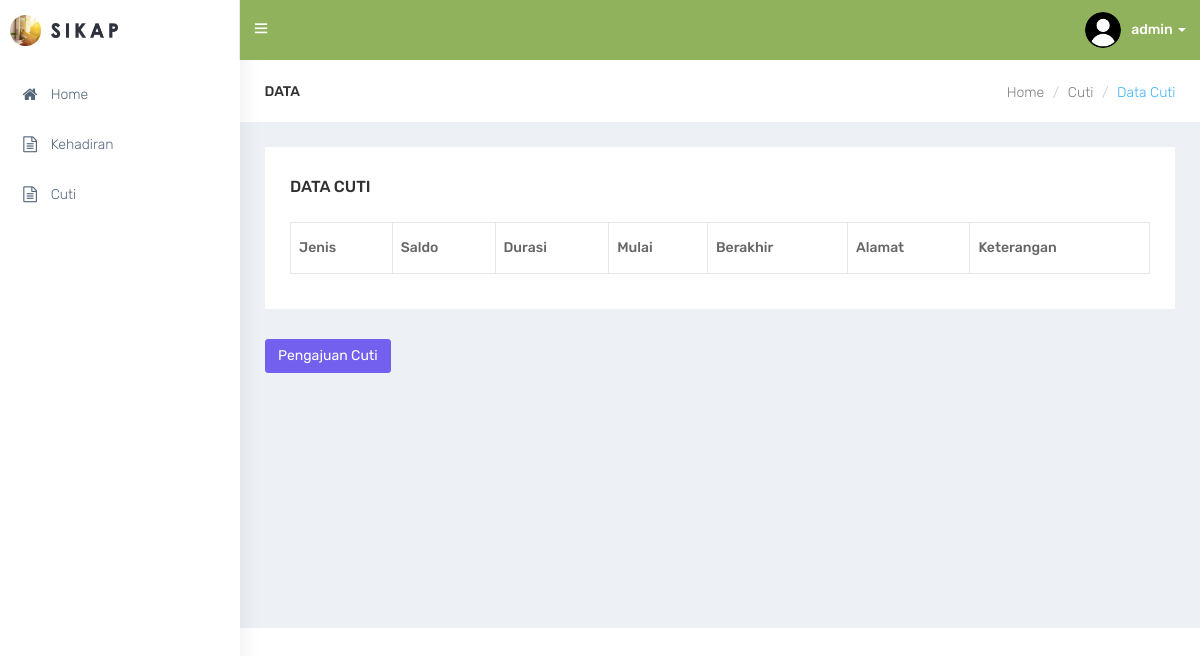
/cuti (signed in), run on an earlier commit of the app's database.
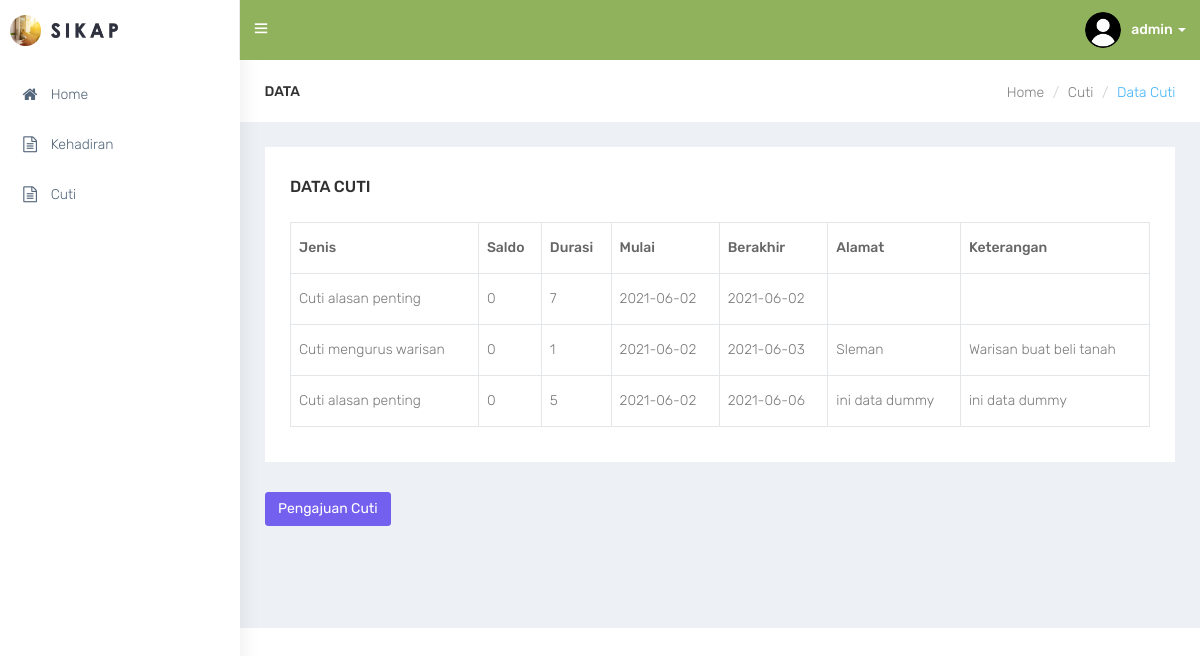
And on a later commit of the database.
### tables this page shows
CREATE TABLE `user` (
  `us_id` int(11) NOT NULL,
  `ac_id` int(11) NOT NULL,
  `us_username` varchar(30) NOT NULL,
  `us_password` varchar(100) NOT NULL,
  `us_photo` varchar(100) NOT NULL,
  `us_email` varchar(30) NOT NULL
);

CREATE TABLE `cuti` (
  `id` int(11) NOT NULL,
  `us_id` int(11) NOT NULL,
  `jenis_cuti` int(11) NOT NULL,
  `saldo` varchar(3) NOT NULL,
  `durasi` varchar(3) NOT NULL,
  `cuti_start` varchar(10) DEFAULT NULL,
  `cuti_end` varchar(10) DEFAULT NULL,
  `alamat` text NOT NULL,
  `keterangan` text NOT NULL
);

CREATE TABLE `jenis_cuti` (
  `id` int(11) NOT NULL,
  `value` varchar(100) NOT NULL
);

### cuti.php (the view)
<div id="page-wrapper">
    <div class="container-fluid">
        <div class="row bg-title">
            <div class="col-lg-3 col-md-4 col-sm-4 col-xs-12">
                <h4 class="page-title">Data</h4>
            </div>
            <div class="col-lg-9 col-sm-8 col-md-8 col-xs-12">
                <ol class="breadcrumb">
                    <li><a href="index">Home</a></li>
                    <li><a href="cuti">Cuti</a></li>
                    <li class="active">Data Cuti</li>
                </ol>
            </div>
        </div>
        <div class="row">
            <div class="col-sm-12">
                <div class="white-box">
                    <h3 class="box-title m-b-0">Data Cuti</h3><br>
                    <div class="row">
                        <div class="col-sm-12 col-xs-12">
                            <div class="table-responsive">
                                <table class="table table-bordered" id="table_id">
                                    <thead>
                                        <tr>
                                            <th>Jenis</th>
                                            <th>Saldo</th>
                                            <th>Durasi</th>
                                            <th>Mulai</th>
                                            <th>Berakhir</th>
                                            <th>Alamat</th>
                                            <th>Keterangan</th>
                                        </tr>
                                    </thead>
                                    <tbody>
                                        <?php
                                        $sql = "SELECT * FROM cuti ORDER BY id DESC";
                                        $result = $conn->query($sql);
                                        while ($row = $result->fetch()) {
                                            $sql = "SELECT jenis_cuti.value FROM cuti JOIN jenis_cuti ON jenis_cuti.id = cuti.jenis_cuti WHERE jenis_cuti.id=" . $row['jenis_cuti'];
                                            echo "<tr> <td>" . $conn->query($sql)->fetch()['value'] . "</td>" .
                                                "<td>" . $row['saldo'] . "</td>" .
                                                "<td>" . $row['durasi'] . "</td>" .
                                                "<td>" . $row['cuti_start'] . "</td>" .
                                                "<td>" . $row['cuti_end'] . "</td>" .
                                                "<td>" . $row['alamat'] . "</td>" .
                                                "<td>" . $row['keterangan'] . "</td> </tr>";
                                        }
                                        ?>
                                    </tbody>
                                </table>
                    </div>
                        </div>
                    </div>
                </div>
            </div>
        </div>
            <a href="cuti-add"><button type="button" class="btn btn-primary">Pengajuan Cuti</button></a>
    </div>
</div>

### index.php (shortened to what this page needs)
<?php
    $page = $_GET['page'];
    switch ($page) {
        default:
            require_once "index-base.php";
            break;
    }
?>

### index-base.php
<!DOCTYPE html>
<html lang="en">
<head>
    <?php require_once "lib/lib-plugins.php"; ?>
</head>
<body class="fix-header">
    <div id="wrapper">
        <?php require_once "lib/lib-topbar.php"; ?>
        <?php require_once "lib/lib-nav.php"; ?>
        <?php require_once "lib/lib-url.php"; ?>
    </div>
</body>
</html>

### lib/lib-plugins.php (shortened to what this page needs)
<link href="css/bootstrap.min.css" rel="stylesheet">
<link href="plugins/bower_components/sidebar-nav/dist/sidebar-nav.min.css" rel="stylesheet">
<link href="plugins/bower_components/toast-master/css/jquery.toast.css" rel="stylesheet">
<link href="plugins/bower_components/morrisjs/morris.css" rel="stylesheet">
<link href="plugins/bower_components/chartist-js/dist/chartist.min.css" rel="stylesheet">
<link href="plugins/bower_components/chartist-plugin-tooltip-master/dist/chartist-plugin-tooltip.css" rel="stylesheet">
<link href="css/animate.css" rel="stylesheet">
<link href="css/style.css" rel="stylesheet">
<link href="css/default.css" id="theme" rel="stylesheet">
<link rel="stylesheet" type="text/css" href="plugins/bower_components/datatables/css/dataTables.bootstrap.css">

### lib/lib-topbar.php (shortened to what this page needs)
   <nav class="navbar navbar-default navbar-static-top m-b-0">
       <div class="navbar-header" style="background: #91b25c;">
           <div class="top-left-part">
               <a class="logo" href="index">
                   <b>
                   <img src="images/admin-lg.png" alt="home" class="light-logo" style="max-height: 31px;" /></b>
                   <span class="hidden-xs">
                   <img src="images/admin-tx.png" alt="home" class="light-logo" style="max-height: 15px;" /></span>
               </a>
           </div>
           <ul class="nav navbar-top-links navbar-left">
               <li><a href="javascript:void(0)" class="open-close waves-effect waves-light"><i class="ti-menu"></i></a></li>
           </ul>
           <?php
require_once(__DIR__.'/config.php');
$id = $_SESSION['id'];
               $sql = "SELECT * FROM user JOIN access_control USING(ac_id) WHERE us_id='$id'";
               $query = $conn->query($sql);
               $data = $query->fetch(PDO::FETCH_OBJ);
           ?>
           <ul class="nav navbar-top-links navbar-right pull-right">
               <li class="dropdown">
                   <a class="dropdown-toggle profile-pic" data-toggle="dropdown" href="#"> <img src="images/user/<?php echo $data->us_photo;?>" alt="user-img" width="36" class="img-circle"><b class="hidden-xs"><?php echo $data->us_username;?> </b><span class="caret"></span> </a>
               </li>
           </ul>
       </div>
   </nav>

### lib/lib-nav.php (shortened to what this page needs)
<div class="navbar-default sidebar" role="navigation">
    <div class="sidebar-nav slimscrollsidebar">
        <div class="sidebar-head">
            <h3><span class="fa-fw open-close"><i class="ti-close ti-menu"></i></span> <span class="hide-menu">Navigation</span></h3>
        </div>
        <ul class="nav" id="side-menu">
            <li style="padding: 70px 0 0;"><a href="index"><i class="fa fa-home fa-fw" aria-hidden="true"></i> Home</a></li>
            <li><a href="kehadiran"><i class="fa fa-file-text-o fa-fw" aria-hidden="true"></i> Kehadiran</a></li>
            <li><a href="cuti"><i class="fa fa-file-text-o fa-fw" aria-hidden="true"></i> Cuti</a></li>
        </ul>
    </div>
</div>

### lib/lib-url.php (shortened to what this page needs)
<?php
if(isset($_GET['page'])){
	$page = $_GET['page'];
	switch ($page) {
		case 'cuti':
			require_once "cuti.php";
			break;
		}
	}
	else {
		require_once "index-content.php";
	}
?>

### css/default.css (style rules this page uses)
body { background: #fff; }
.top-left-part { background: #fff; }
.top-left-part .light-logo { display: inline-block; }
.navbar-header { background: #2f323e; }
.navbar-top-links > li > a { color: #ffffff; }
.sidebar .sidebar-head { background: #ffffff; }
.sidebar .sidebar-head h3 { color: #686868; }
.bg-title .breadcrumb .active { color: #41b3f9; }
.sidebar { background: #fff; box-shadow: 1px 0px 20px rgba(0, 0, 0, 0.08); }
#side-menu li a { color: #54667a; }
#side-menu li a { color: #54667a; border-left: 0px solid #fff; }
#side-menu > li > a { border-left: 3px solid transperant; }

What changed in the data, as far as the page shows it:
added cuti: jenis_cuti.value "Cuti alasan penting", saldo "0", durasi "7", cuti_start "2021-06-02", cuti_end "2021-06-02"
added cuti: jenis_cuti.value "Cuti mengurus warisan", saldo "0", durasi "1", cuti_start "2021-06-02", cuti_end "2021-06-03", alamat "Sleman", keterangan "Warisan buat beli tanah"
added cuti: jenis_cuti.value "Cuti alasan penting", saldo "0", durasi "5", cuti_start "2021-06-02", cuti_end "2021-06-06", alamat "ini data dummy", keterangan "ini data dummy"
